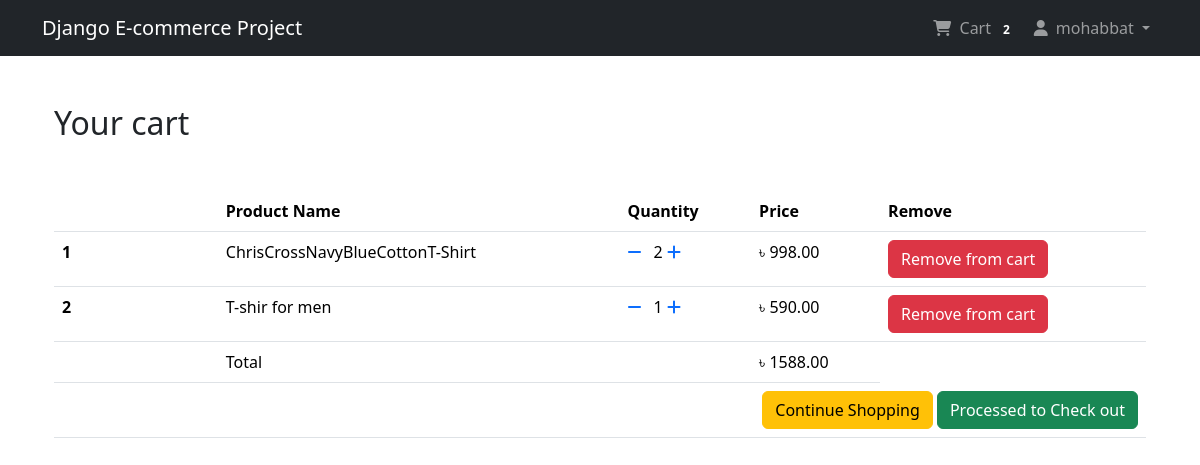
Before: /shop/cart/ (signed in) with the older database file.
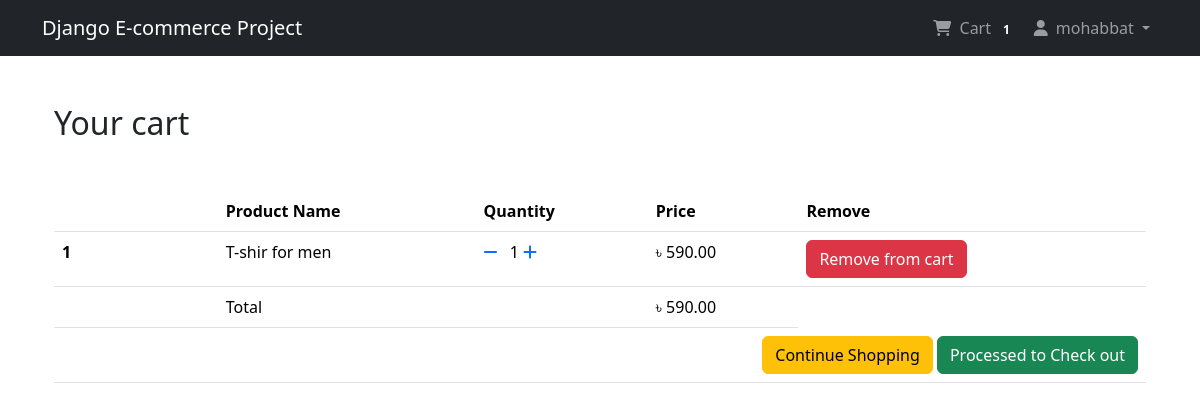
After: the same page with the newer database file.
### app_login/models.py (models this page shows, shortened)
class User(AbstractBaseUser, PermissionsMixin):
    email = models.EmailField(unique=True, null=False)
    is_staff = models.BooleanField(
        gettext_lazy('staff status'),
        default=False,
        help_text = gettext_lazy('Designates whether the use can log in this site')
    )
    is_active = models.BooleanField(
        gettext_lazy('active'),
        default = True,
        help_text = gettext_lazy('Designate whether this user should be treated as active, Unselect this instead of deleting accounts'),
    )
    USERNAME_FIELD = 'email'
    objects = MyUserManager()

class Profile(models.Model):
    user = models.OneToOneField(User, on_delete=models.CASCADE, related_name="profile")
    username = models.CharField(max_length=264, blank=True)
    full_name = models.CharField(max_length=264, blank=True, null=True)
    address = models.TextField(max_length=300, blank=True)
    city = models.CharField(max_length=40, blank=True)
    zip_code = models.CharField(max_length=10, blank=True)
    country = models.CharField(max_length=50, blank=True)
    phone = models.CharField(max_length= 20, blank=True)
    date_joined = models.DateTimeField(auto_now_add=True)

### app_order/models.py (models this page shows, shortened)
class Order(models.Model):
    orderitems = models.ManyToManyField(Cart)
    user = models.ForeignKey(settings.AUTH_USER_MODEL, on_delete=models.CASCADE)
    ordered = models.BooleanField(default=False)
    created = models.DateTimeField(auto_now_add=True)
    paymentId = models.CharField(max_length=264, blank=True, null=True)
    orderId = models.CharField(max_length=200, blank=True, null=True)
    def get_totals(self):
        total = 0
        for order_item in self.orderitems.all():
            total += float(order_item.get_total())
        return total

class Cart(models.Model):
    user = models.ForeignKey(settings.AUTH_USER_MODEL, on_delete=models.CASCADE, related_name="cart")
    item = models.ForeignKey(Product, on_delete=models.CASCADE)
    quantity = models.IntegerField(default=1)
    purchased = models.BooleanField(default=False)
    created = models.DateTimeField(auto_now_add=True)
    updated = models.DateTimeField(auto_now=True)
    def get_total(self):
        total = self.item.price * self.quantity
        float_total = format(total, '0.2f')
        return float_total

### app_shop/models.py (models this page shows, shortened)
class Product(models.Model):
    mainimage = models.ImageField(upload_to='Products')
    name = models.CharField(max_length=264)
    category = models.ForeignKey(Category, on_delete=models.CASCADE, related_name="category")
    preview_text = models.TextField(max_length=200, verbose_name="Preview Text")
    details_text = models.TextField(max_length=1000, verbose_name="description")
    price = models.FloatField()
    old_price = models.FloatField(default=0.00)
    created = models.DateTimeField(auto_now_add=True)
    class Meta:
        ordering = ['-created', ]

### app_order/views.py (the view)
# urls.py: path('cart/', views.cart_view, name="cart"),
@login_required
def cart_view(request):
    carts = Cart.objects.filter(user=request.user, purchased=False)
    orders = Order.objects.filter(user=request.user, ordered=False)
    if carts.exists() and orders.exists():
        order = orders[0]
        return render(request, 'app_order/cart.html', context={'carts':carts,'order':order})
    else:
        messages.warning(request, "You don't have any item in your cart!")
        return redirect('app_shop:home')

### app_order/templatetags/cart_tag.py (called while the page is built)
@register.filter
def cart_total(user):
    order = Order.objects.filter(user=user, ordered=False)
    if order.exists():
        return order[0].orderitems.count()
    else:
        return 0

### templates/app_order/cart.html (shortened to what this page needs)
{% extends 'base.html' %}
{% block content %}
<div class="container my-5">
    <div class="my-5">
        <h2>Your cart</h2>
    </div>
    <table class="table table-hover">
        <thead>
            <tr>
                <th scope="col" width="15%"></th>
                <th scope="col">Product Name</th>
                <th scope="col">Quantity</th>
                <th scope="col" align="right">Price</th>
                <th scope="col">Remove</th>
            </tr>
        </thead>
        <tbody>
            {% for cart in carts %}
            <tr>
                <th scope="row">{{forloop.counter}}</th>
                <td>{{cart.item.name}}</td>
                <td>
                    <a href="{% url 'app_order:decrease' pk=cart.item.pk %}" class="me-2"><span><i class="fas fa-minus"></i></span></a>
                    {{cart.quantity}}
                    <a href="{% url 'app_order:increase' pk=cart.item.pk %}" class="me-2"><span><i class="fas fa-plus"></i></span></a>
                </td>
                <td>&#2547; {{cart.get_total}}</td>
                <td><a href="{% url 'app_order:remove' pk=cart.item.pk %}" class="btn btn-danger bt-sm">Remove from cart</a></td>
            </tr>
            {% endfor %}
            <tr>
                <th scope="row"></th>
                <td colspan="2">Total</td>
                <td >&#2547; {{order.get_totals | floatformat:2}}</td>
            </tr>
            <tr>
                <th scope="row"></th>
                <td colspan="4" class="text-end">
                    <a href="{% url 'app_shop:home' %}" class="btn btn-warning">Continue Shopping</a>
                    <a href="{% url 'app_payment:checkout' %}" class="btn btn-success">Processed to Check out</a>
                </td>
            </tr>
        </tbody>
    </table>
</div>
{% endblock %}

### templates/base.html (shortened to what this page needs)
{% load static %}
<!DOCTYPE html>
<html lang="en">
<head>
    <link href="https://cdn.jsdelivr.net/npm/bootstrap@5.3.3/dist/css/bootstrap.min.css" rel="stylesheet">
    <link rel="stylesheet" href="https://cdnjs.cloudflare.com/ajax/libs/font-awesome/6.5.2/css/all.min.css"/>
    <link rel="stylesheet" href="{% static 'css/main.css' %}">
</head>
<body>
    {% include 'navbar.html' %}
    <div class="container">
        {% block content %}
        {% endblock %}
    </div>
</body>
</html>

### templates/navbar.html (shortened to what this page needs)
{% load cart_tag %}
<nav class="navbar navbar-expand-lg navbar-dark bg-dark">
    <div class="container">
        <a href="{% url 'app_shop:home' %}" class="navbar-brand">Django E-commerce Project</a>
        <div class="collapse navbar-collapse" id="navbarNav">
            <ul class="navbar-nav ms-auto">
                {% if request.user.is_authenticated %}
                <li class="nav-item">
                    <a class="nav-link" href="{% url 'app_order:cart' %}">
                        <i class="fa-solid fa-cart-shopping me-1"></i> Cart
                        <span class="badge badge-light">{{ request.user | cart_total }}</span>
                    </a>
                </li>
                <li class="nav-item dropdown">
                    <a class="nav-link dropdown-toggle" href="#" id="profileDropdown" role="button"
                       data-bs-toggle="dropdown" aria-expanded="false">
                        <i class="fa-solid fa-user me-1"></i> {{request.user.profile.username}}
                    </a>
                </li>
                {% else %}
                    <li class="nav-item">
                        <a class="nav-link btn btn-outline-primary ms-3 px-3 py-1" href="{% url 'app_login:login' %}">
                            <i class="fa-solid fa-right-to-bracket me-1"></i> Login
                        </a>
                    </li>
                {% endif %}
            </ul>
        </div>
    </div>
</nav>

Changed rows visible on the page:
removed Cart: item.name "ChrisCrossNavyBlueCottonT-Shirt", quantity "2", get_total "998.00"
removed Order: get_totals "1588.00"
changed User "mohabbat": user|cart_total "2" → "1"
added Order: get_totals "590.00"
